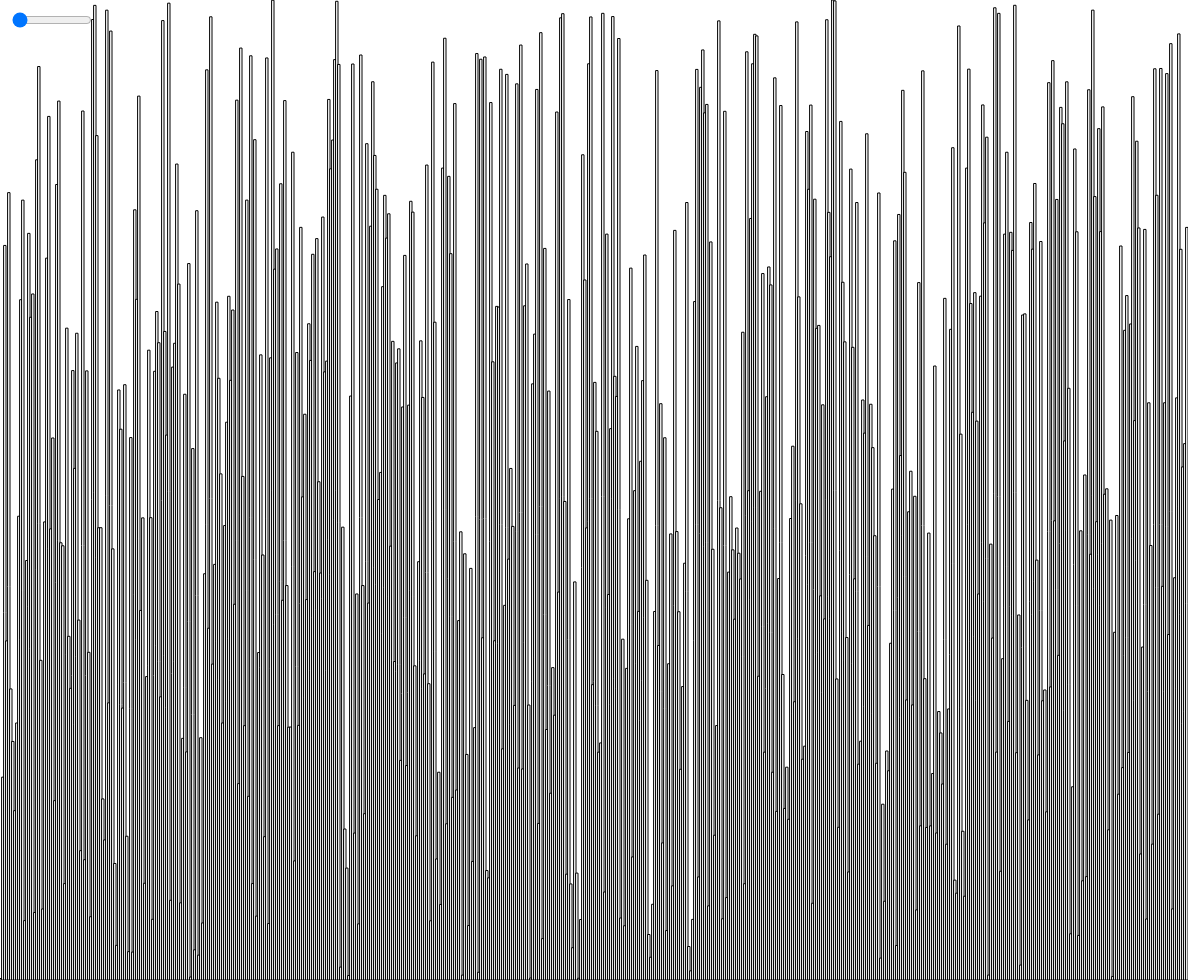
Frame 1 (no input)
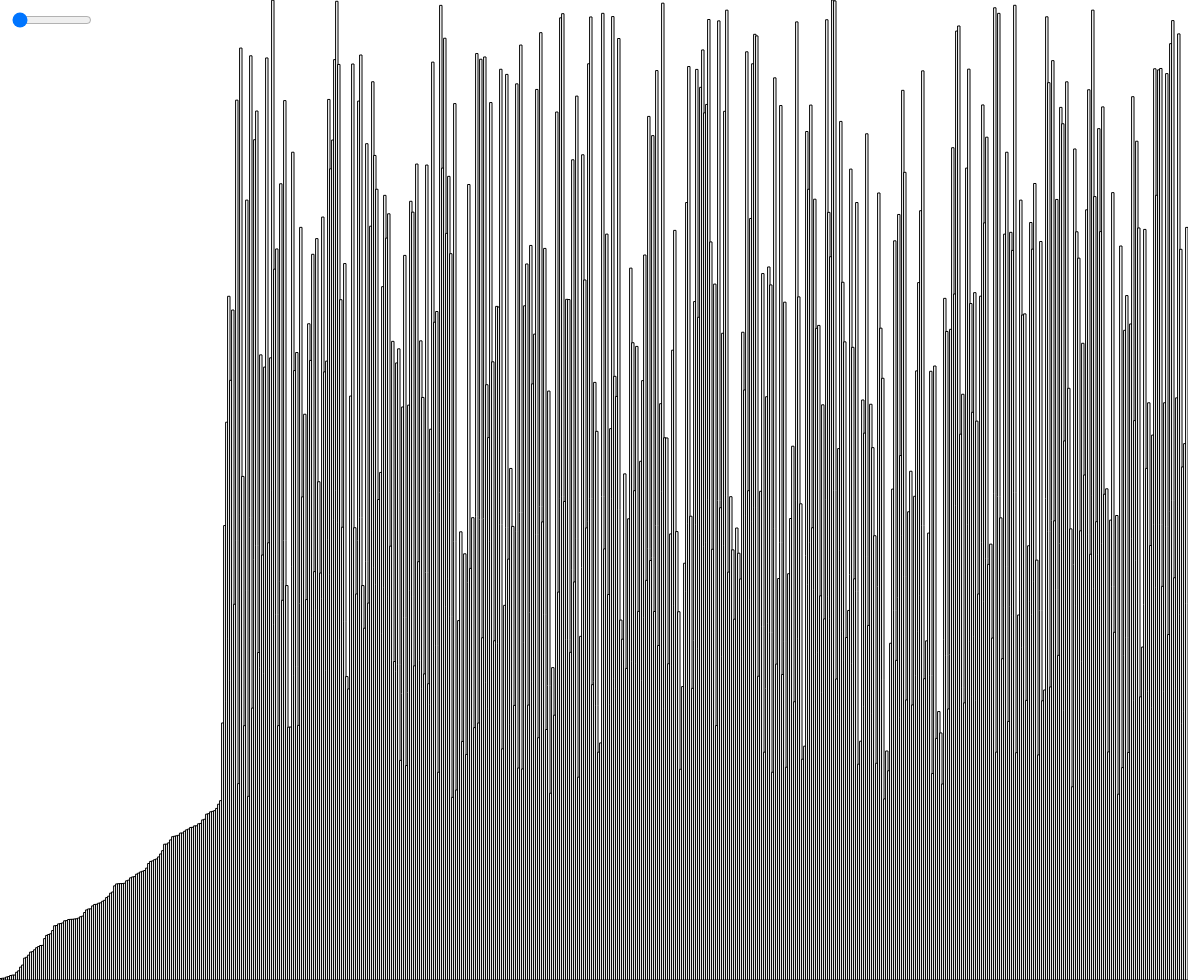
Frame 60 (no input)
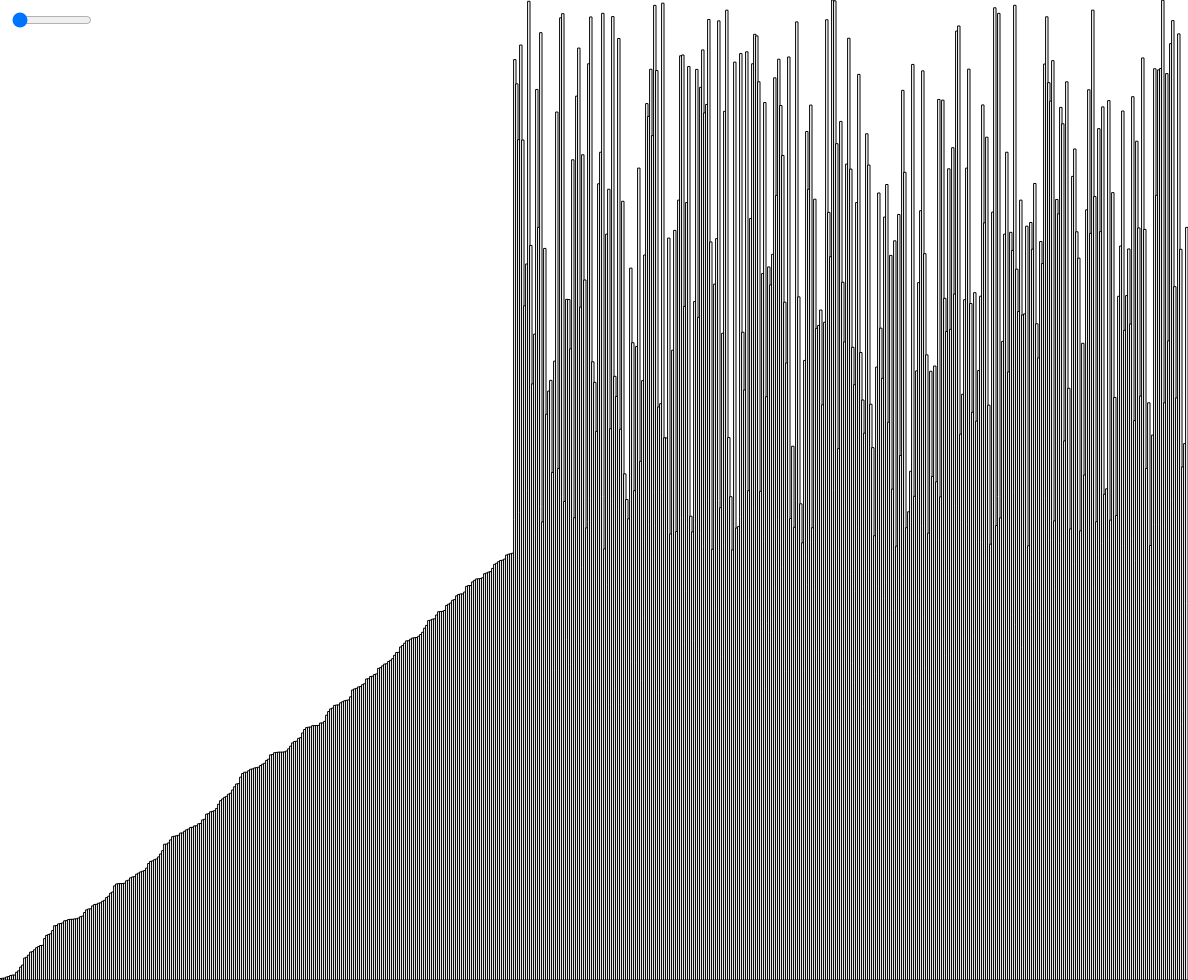
Frame 120 (the mouse pressed at the canvas centre since frame 60)

The p5.js sketch that drew these frames (run headless with seeded random() and noise() and a simulated clock; from frame 60 on, the mouse is pressed at the canvas centre):

// p5.js sketch
// ── sketch.js
let values = []
let w = 2

let index = 0
let innerIndex = 0
let innerMin = 0

let speedSlider = null

function setup() {
    let canvasWidth = windowWidth - 12
    let canvasHeight = windowHeight - 20
    createCanvas(canvasWidth, canvasHeight)
    values = new Array(floor(width / w))

    for (let i = 0; i < values.length; i++) {
        values[i] = random(height)
    }

    speedSlider = createSlider(1, 10, 1, 1);
    speedSlider.position(10, 10);
    speedSlider.style('width', '80px');
}

function draw() {
    background(255)

    let sortingSpeed = speedSlider.value()

    if (index < values.length) {
        for (let counter = 0; counter < sortingSpeed * 1000; counter++) {
            if (innerIndex < values.length) {
                if (values[innerIndex] < values[innerMin]) {
                    innerMin = innerIndex
                }
                innerIndex++
            } else {
                swap(index, innerMin, values)
                index++
                innerIndex = index + 1
                innerMin = index
            }
        }
    }

    for (let i = 0; i < values.length; i++) {
        rect(i * w, height - values[i], w, values[i])
        fill(255)
        stroke(0)
    }
}

function swap (aIndex, bIndex, arr) {
    let temp = arr[aIndex]
    arr[aIndex] = arr[bIndex]
    arr[bIndex] = temp
}
